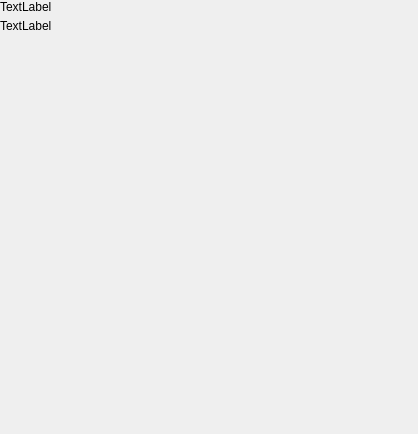
<?xml version="1.0" encoding="UTF-8"?>
<ui version="4.0">
 <class>SettingsNetworkMonitorWidget</class>
 <widget class="QWidget" name="SettingsNetworkMonitorWidget">
  <property name="geometry">
   <rect>
    <x>0</x>
    <y>0</y>
    <width>418</width>
    <height>434</height>
   </rect>
  </property>
  <property name="windowTitle">
   <string>Form</string>
  </property>
  <layout class="QVBoxLayout" name="verticalLayout">
   <property name="spacing">
    <number>0</number>
   </property>
   <property name="leftMargin">
    <number>0</number>
   </property>
   <property name="topMargin">
    <number>0</number>
   </property>
   <property name="rightMargin">
    <number>0</number>
   </property>
   <property name="bottomMargin">
    <number>0</number>
   </property>
   <item>
    <widget class="QWidget" name="left" native="true">
     <layout class="QVBoxLayout" name="verticalLayout_3">
      <property name="leftMargin">
       <number>0</number>
      </property>
      <property name="topMargin">
       <number>0</number>
      </property>
      <property name="rightMargin">
       <number>0</number>
      </property>
      <property name="bottomMargin">
       <number>0</number>
      </property>
      <item>
       <layout class="QVBoxLayout" name="verticalLayout_2">
        <property name="spacing">
         <number>0</number>
        </property>
        <item>
         <layout class="QHBoxLayout" name="horizontalLayout_3">
          <property name="spacing">
           <number>0</number>
          </property>
          <item>
           <layout class="QVBoxLayout" name="verticalLayoutTitle">
            <property name="spacing">
             <number>5</number>
            </property>
            <item>
             <widget class="QLabel" name="labelTitle">
              <property name="text">
               <string>TextLabel</string>
              </property>
             </widget>
            </item>
            <item>
             <widget class="QLabel" name="labelSubtitle1">
              <property name="text">
               <string>TextLabel</string>
              </property>
              <property name="wordWrap">
               <bool>true</bool>
              </property>
             </widget>
            </item>
           </layout>
          </item>
         </layout>
        </item>
        <item>
         <spacer name="verticalSpacer_2">
          <property name="orientation">
           <enum>Qt::Vertical</enum>
          </property>
          <property name="sizeType">
           <enum>QSizePolicy::Fixed</enum>
          </property>
          <property name="sizeHint" stdset="0">
           <size>
            <width>20</width>
            <height>40</height>
           </size>
          </property>
         </spacer>
        </item>
        <item>
         <layout class="QVBoxLayout" name="verticalLayout_4"/>
        </item>
        <item>
         <spacer name="verticalSpacer">
          <property name="orientation">
           <enum>Qt::Vertical</enum>
          </property>
          <property name="sizeHint" stdset="0">
           <size>
            <width>20</width>
            <height>40</height>
           </size>
          </property>
         </spacer>
        </item>
       </layout>
      </item>
     </layout>
    </widget>
   </item>
  </layout>
 </widget>
 <resources/>
 <connections/>
</ui>
